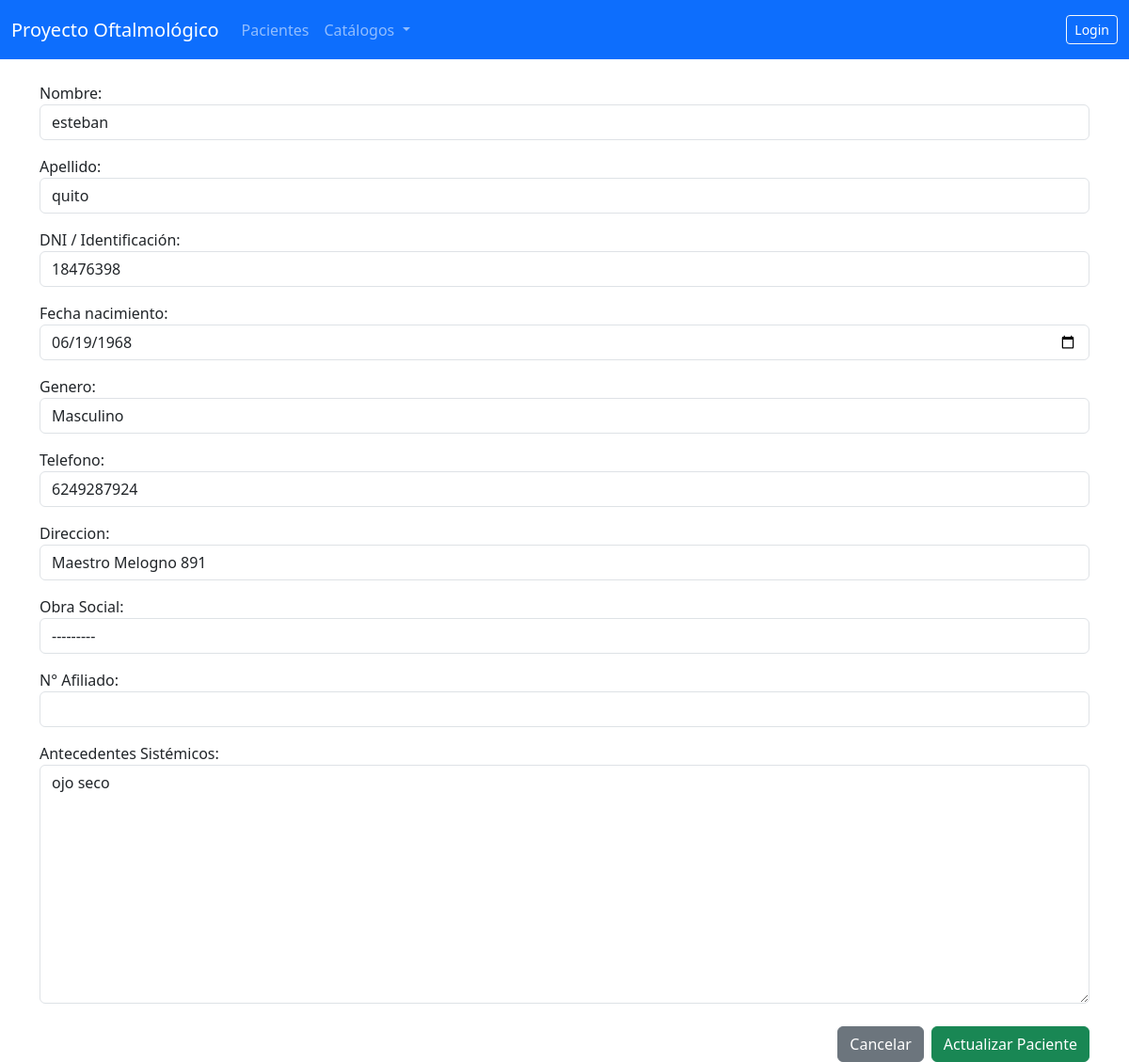
/1/editar/, run on an earlier commit of the app's database.
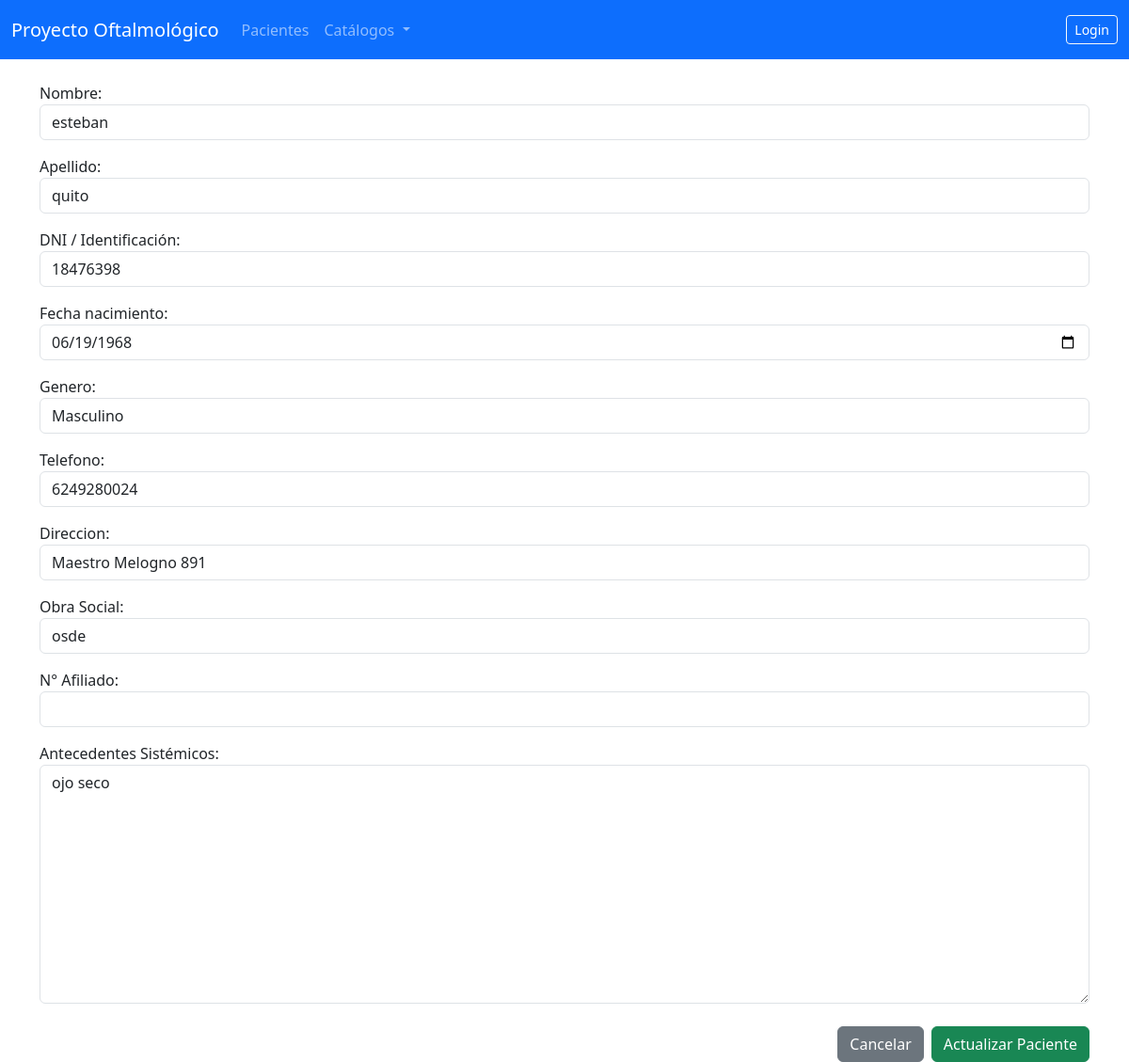
And on a later commit of the database.
### gestion_clinica/models.py (models this page shows, shortened)
class Paciente(models.Model):
    num_registro = models.CharField(
        max_length=6,  # Se ajusta a 6 dígitos
        unique=True,
        blank=True,
        null=True,
        editable=False,
        verbose_name='Número de Registro'
    )
    nombre = models.CharField(max_length=100)
    apellido = models.CharField(max_length=100)
    dni = models.CharField(max_length=20, unique=True)
    fecha_nacimiento = models.DateField()  # Campo clave para calcular la edad
    GENERO_CHOICES = [('M', 'Masculino'), ('F', 'Femenino'), ('O', 'Otro')]
    genero = models.CharField(max_length=1, choices=GENERO_CHOICES)
    telefono = models.CharField(max_length=50)
    direccion = models.CharField(max_length=255)
    obra_social = models.ForeignKey(
        ObraSocial, on_delete=models.SET_NULL, null=True, blank=True)
    num_afiliado = models.CharField(max_length=50, blank=True, null=True)
    antecedentes_sistemicos = models.TextField(
        blank=True, verbose_name="Antecedentes Sistémicos")
    @property
    def edad(self):
        """Calcula la edad actual del paciente a partir de la fecha de nacimiento."""
        if self.fecha_nacimiento:
            hoy = date.today()
            edad_calculada = hoy.year - self.fecha_nacimiento.year
            if (hoy.month, hoy.day) < (self.fecha_nacimiento.month, self.fecha_nacimiento.day):
                edad_calculada -= 1
            return edad_calculada
        return None
    class Meta:
        ordering = ['apellido', 'nombre']

### gestion_clinica/views.py (the view)
# urls.py: path('<int:pk>/editar/', views.PacienteUpdateView.as_view(),
class PacienteUpdateView(UpdateView):
    model = Paciente
    form_class = PacienteForm
    template_name = 'gestion_clinica/paciente_form.html'
    context_object_name = 'paciente'
    def get_context_data(self, **kwargs):
        context = super().get_context_data(**kwargs)
        context['form_title'] = f'Editar Paciente: {self.object.num_registro}'
        return context

### gestion_clinica/forms.py
class PacienteForm(BaseFormMixin, forms.ModelForm):
    class Meta:
        model = Paciente
        exclude = ('num_registro',)
        labels = {
            'dni': 'DNI / Identificación',
            'obra_social': 'Obra Social',
            'num_afiliado': 'N° Afiliado',
            'antecedentes_sistemicos': 'Antecedentes Sistémicos',
        }
        widgets = {
            'fecha_nacimiento': forms.DateInput(
                format='%Y-%m-%d',
                attrs={'type': 'date'}
            ),
        }

### gestion_clinica/models.py (called while the page is built)
    def __str__(self):
        return self.nombre

### gestion_clinica/templates/gestion_clinica/paciente_form.html (shortened to what this page needs)
{% extends "gestion_clinica/form_base.html" %}
{% block content %}
    <form method="post" novalidate>
        {% for field in form %}
            <div class="mb-3">
                {{ field.label_tag }}
                {{ field }}
            </div>
        {% endfor %}
        <div class="d-flex justify-content-end mt-4">
            <a href="{% url 'pacientes:lista_pacientes' %}" class="btn btn-secondary me-2">Cancelar</a>
            <button type="submit" class="btn btn-success">
                {% if object %}Actualizar Paciente{% else %}Guardar Paciente{% endif %}
            </button>
        </div>
    </form>
{% endblock content %}

What changed in the data, as far as the page shows it:
changed Paciente "esteban": telefono "6249287924" → "6249280024"; obra_social "---------" → "osde"
